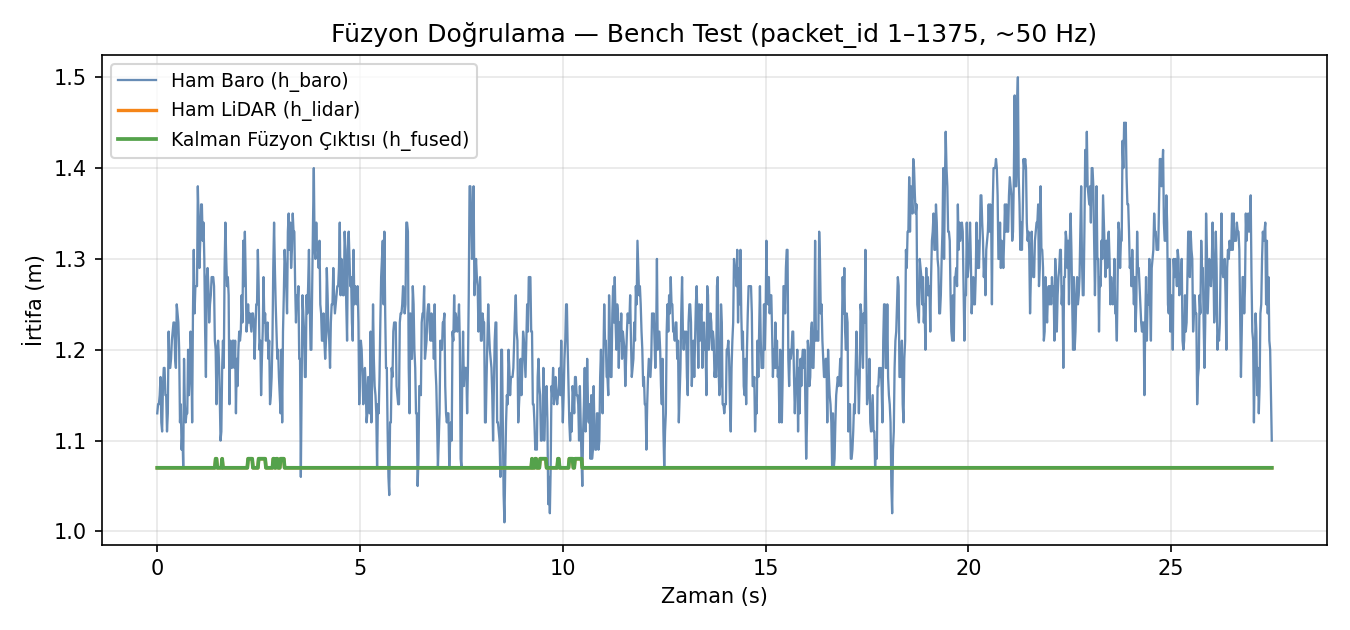
#> input picture figures/paper/fusion_bench_source.png, 1350 x 630 px
$ python sekil_fuzyon.py
#> lines starting #> are read from the running program, lines starting #| are printed output that depends on the picture
# -*- coding: utf-8 -*-
"""Ayse Sila'nin fuzyon dogrulama grafigini Ingilizce etiketlerle yeniden yazar.
Kaynak: Fuzyon_Dogrulama_Verisi.docx icindeki gomulu PNG (1350x630).
Uretilen: ../sekiller/F10_fusion_validation.png
"""
import os
import sys
from PIL import Image, ImageDraw, ImageFont

sys.stdout.reconfigure(encoding="utf-8")
FIG = "../figures/paper"
SRC = os.path.join(FIG, "fusion_bench_source.png")


def font(sz, bold=False):
    for n in (("timesbd.ttf" if bold else "times.ttf"), "arial.ttf", "DejaVuSans.ttf"):
        try:
            return ImageFont.truetype(n, sz)
        except OSError:
            continue
    return ImageFont.load_default()


im = Image.open(SRC).convert("RGB")
W, H = im.size
#> W = 1350; H = 630
d = ImageDraw.Draw(im)

WHITE = (255, 255, 255)

# ---- baslik (ust orta) ----------------------------------------------
d.rectangle([0, 0, W, 58], fill=WHITE)
f = font(26)
txt = "Fusion validation - static bench test (1375 packets, ~50 Hz)"
d.text(((W - d.textlength(txt, font=f)) / 2, 10), txt, font=f, fill=(0, 0, 0))

# ---- efsane kutusu (sol ust) ----------------------------------------
# kutu cercevesi korunur, sadece metinler degistirilir
f2 = font(21)
LEG = [(148, 72, "Raw barometer"),
       (148, 103, "Raw LiDAR"),
       (148, 134, "Kalman fused estimate")]
d.rectangle([88, 60, 505, 172], fill=WHITE)
for x, y, s in LEG:
    d.text((x, y), s, font=f2, fill=(0, 0, 0))
# renk cizgileri yeniden cizilir
for y, col in [(84, (57, 106, 177)), (115, (218, 124, 48)), (146, (62, 150, 81))]:
    d.line([(96, y), (136, y)], fill=col, width=3)

# ---- x ekseni etiketi (alt orta) ------------------------------------
d.rectangle([0, H - 62, W, H], fill=WHITE)
f3 = font(23)
txt = "Time [s]"
d.text(((W - d.textlength(txt, font=f3)) / 2, H - 40), txt, font=f3, fill=(0, 0, 0))

# ---- y ekseni etiketi (sol, dondurulmus) ----------------------------
d.rectangle([0, 60, 52, H - 62], fill=WHITE)
lab = Image.new("RGB", (200, 32), WHITE)
#> lab: PIL image 200x32 RGB; every value is 255
ld = ImageDraw.Draw(lab)
ld.text((0, 0), "Altitude [m]", font=f3, fill=(0, 0, 0))
lab = lab.rotate(90, expand=True)
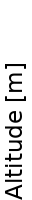
#> lab: PIL image 32x200 RGB; min 0, max 255, mean 227
im.paste(lab, (2, int(H / 2) - 100))
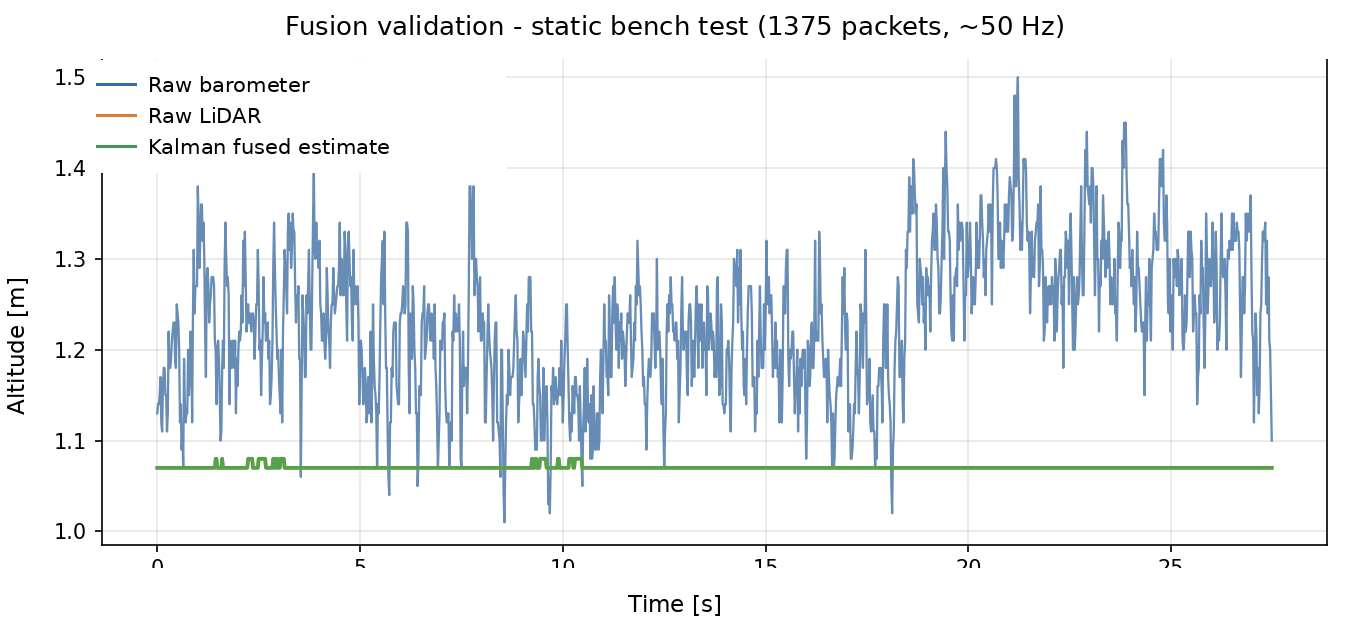
#> im: PIL image 1350x630 RGB; mean R, G, B 236.9, 240.5, 243.5

out = os.path.join(FIG, "F10_fusion_validation.png")
im.save(out)
print("yazildi:", os.path.basename(out), im.size,
      os.path.getsize(out) // 1024, "KB")
#| yazildi: F10_fusion_validation.png (1350, 630) 122 KB

$ run again, with figures/paper/03_pnomatik_devre.png copied over figures/paper/fusion_bench_source.png
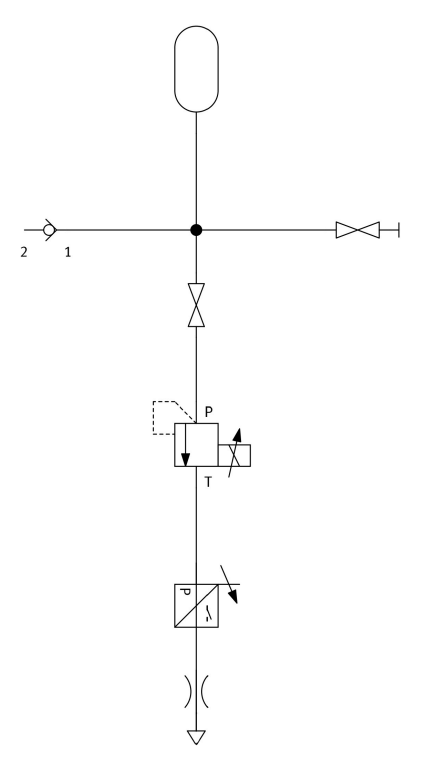
#> input picture figures/paper/03_pnomatik_devre.png, 424 x 768 px
#> im is the input picture: PIL image 424x768 RGB; min 0, max 255, mean 252.8
#> `im.paste(lab, (2, int(H / 2) - 100))`:
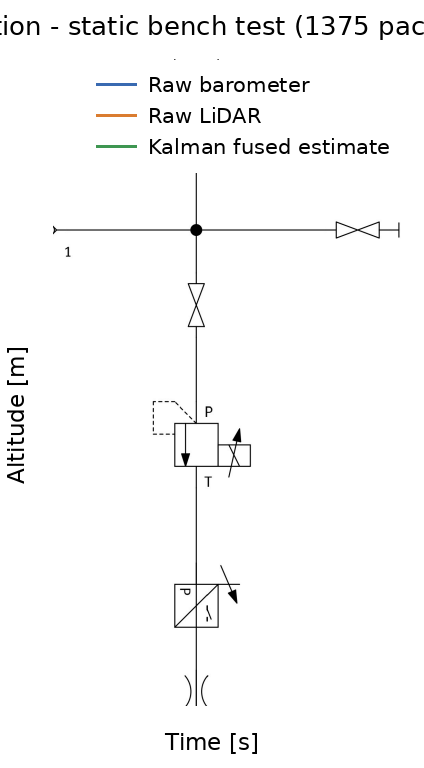
#> im: PIL image 424x768 RGB; mean R, G, B 248.7, 248.7, 248.7
#| yazildi: F10_fusion_validation.png (424, 768) 27 KB

$ run again, with figures/paper/16_montecarlo_a.png copied over figures/paper/fusion_bench_source.png
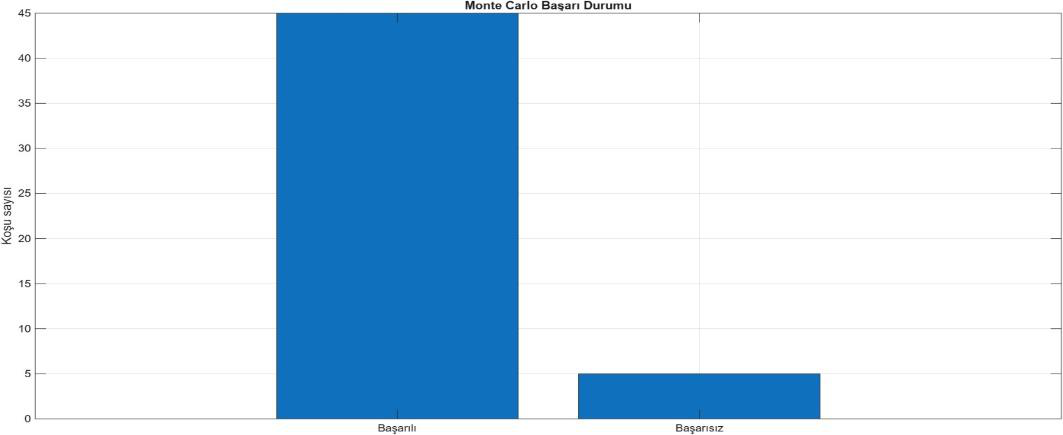
#> input picture figures/paper/16_montecarlo_a.png, 1063 x 435 px
#> im is the input picture: PIL image 1063x435 RGB; mean R, G, B 196.7, 219.4, 237.4
#> `im.paste(lab, (2, int(H / 2) - 100))`:
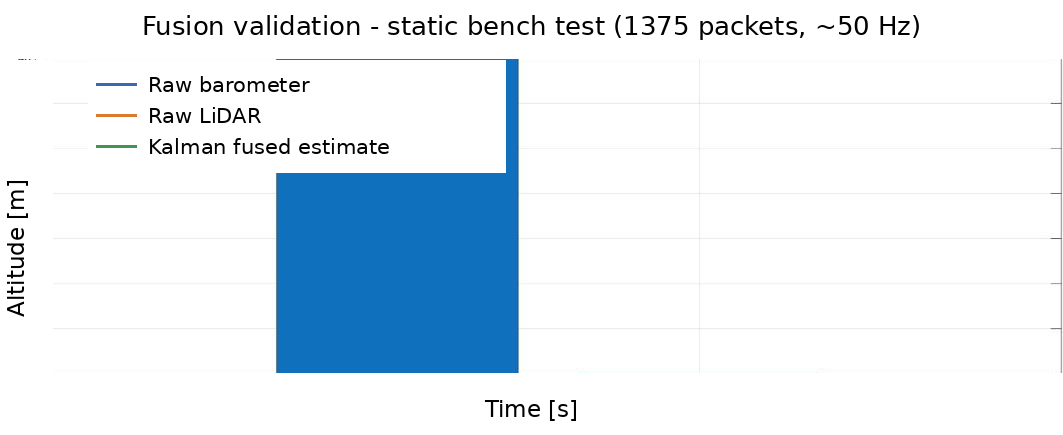
#> im: PIL image 1063x435 RGB; mean R, G, B 224.6, 235, 243.3
#| yazildi: F10_fusion_validation.png (1063, 435) 26 KB

$ run again, with figures/paper/17_montecarlo_b.png copied over figures/paper/fusion_bench_source.png
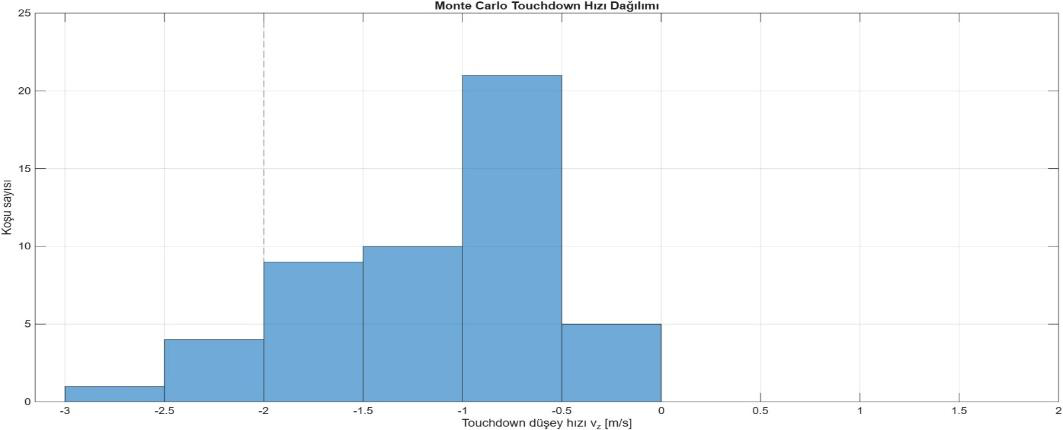
#> input picture figures/paper/17_montecarlo_b.png, 1063 x 430 px
#> im is the input picture: PIL image 1063x430 RGB; mean R, G, B 228.7, 238.4, 246
#> `im.paste(lab, (2, int(H / 2) - 100))`:
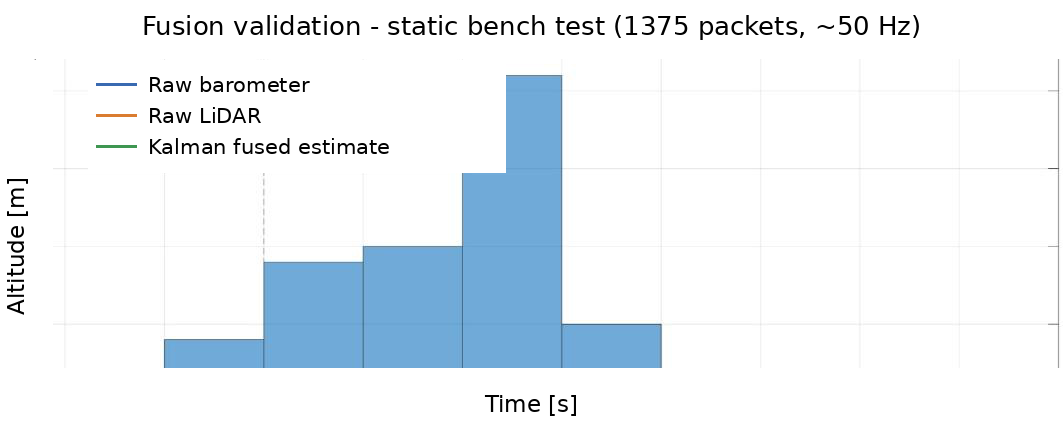
#> im: PIL image 1063x430 RGB; mean R, G, B 233.3, 240.2, 245.6
#| yazildi: F10_fusion_validation.png (1063, 430) 31 KB
